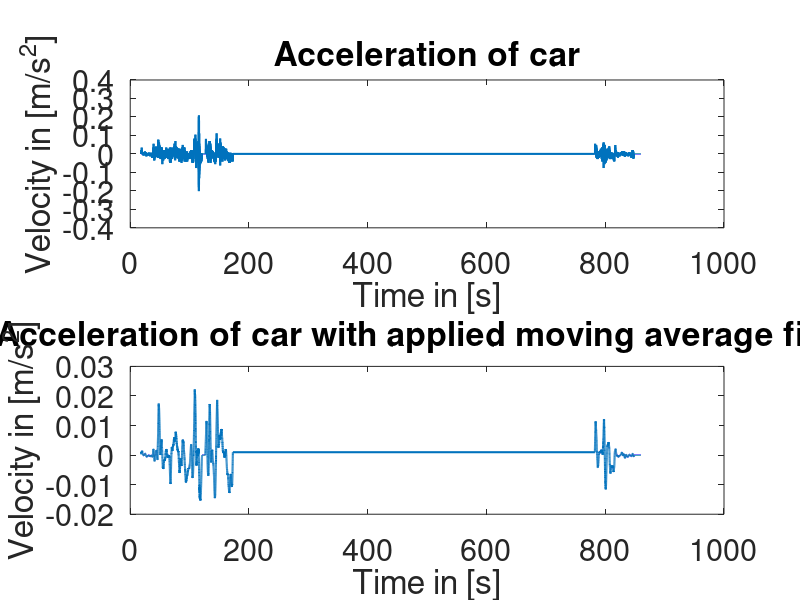
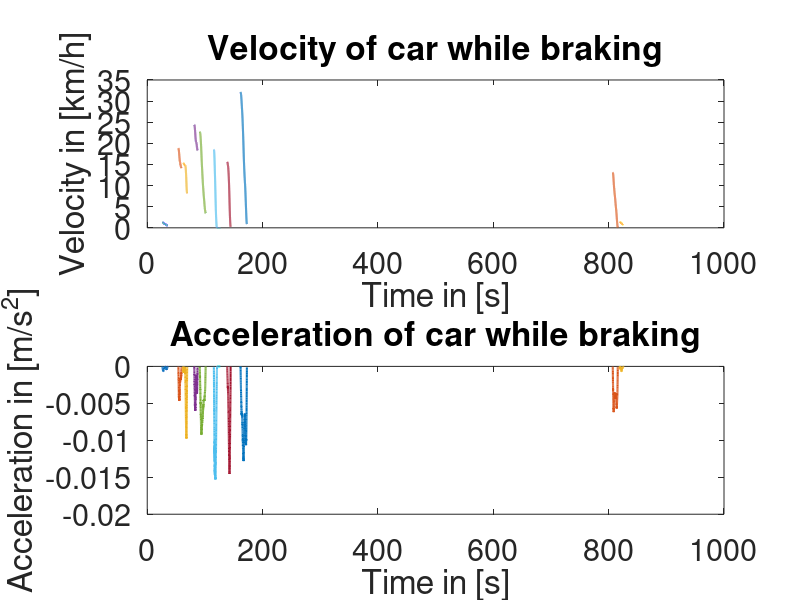

Reproduce these figures in MATLAB, in order. (Note: this script raises an error after producing the figures.)
%Clear workspace
clear all

%import velocity data
velocity_data = importdata('MeasuredVelocities.txt');

%compute mean velocity of all 4 wheels
velocity_per_wheel = velocity_data(:,2:5);
mean_velocity = mean(velocity_per_wheel,2);
mean_velocity = mean_velocity/3.6;
raw_mean_velocity = mean_velocity;      %for demonstration purposes

%apply moving average filter to smoothen the data
mean_velocity = movmean(mean_velocity, 200); 

%differentiate velocity to get acceleration
acceleration = diff(mean_velocity);
raw_acceleration = diff(raw_mean_velocity);     %for demonstration purposes

%plot mean velocity
% plot(velocity_data(:,1),mean_velocity, 'LineWidth', 1.5)
% set(gca,'FontSize',22)
% title('Mean car velocity');
% xlabel('Time in [s]');
% ylabel('Velocity in [m/s]');
%convert acceleration from [km/h�] to [m/s�]
%acceleration = acceleration*(1/(3.6*3.6));
%raw_acceleration = raw_acceleration*(1/(3.6*3.6)); %for demonstration purposes

%search for negative acceleration and set positive acceleration to NaN
%set all velocities that have a positive acceleration to NaN
neg_acceleration = acceleration;
decreasing_velocity = mean_velocity;
neg_acceleration(neg_acceleration>0) = nan;
decreasing_velocity(isnan(neg_acceleration)) = nan;

%find individual breaking sequences
notNaN_velocity = find(~isnan(decreasing_velocity));   % find index of every velocity that is not NaN -> one breaking sequence has
                                                       % consequent time steps -> one breaking sequence has consequent indices
diff_notNaN_velocity = diff(notNaN_velocity);          % differentiate indices -> if indices are not consequent (unequal 1), a new
                                                       % breaking sequence has begun
n = 1;                                                 % set start values
start = 1;

%seperate breaking sequences with previous findings
for i=1:length(diff_notNaN_velocity)
    %for every index check if indices are consequent -> equals 1
    if diff_notNaN_velocity(i) > 1
        %if not check if a breaking sequence consists of min 500 time
        %steps, this way small breaking sequences are sorted out
        if (i-start) > 500
            %add breaking sequence to section
            %i is end of sequence
            section{n} = notNaN_velocity(start:i);
            %start for new sequence is end of old sequence + 1
            start = i+1;
            %increment n
            n = n+1;
        else
            %if breaking sequence is to small, set start for new sequence
            %to end of old sequence + 1 anyway
            start = i+1;
        end
    end
end


%Plots

%Plot 1 - Demonstration of the advantages of applying a moving average
%filter to the cars velocity
subplot(2,1,1);
plot(velocity_data(2:length(velocity_data),1),raw_acceleration,'LineWidth', 1.5)
set(gca,'FontSize',22)
title('Acceleration of car');
xlabel('Time in [s]');
ylabel('Velocity in [m/s^2]');
subplot(2,1,2);
plot(velocity_data(2:length(velocity_data),1),acceleration,'LineWidth', 1.5)
set(gca,'FontSize',22)
title('Acceleration of car with applied moving average filter');
xlabel('Time in [s]');
ylabel('Velocity in [m/s^2]');

%Plot 2 - Overview of velocity and acceleration while braking
figure
%Plot velocity of all braking sequences in one plot
subplot(2,1,1);
for i=1:length(section)
    plot(velocity_data(section{1,i},1),decreasing_velocity(section{1,i})*3.6,'LineWidth', 1.5)
    hold on
end 
set(gca,'FontSize',22)
title('Velocity of car while braking');
xlabel('Time in [s]');
ylabel('Velocity in [km/h]');

%Plot acceleration of all braking sequences in one plot
subplot(2,1,2);
for i=1:length(section)
    plot(velocity_data(section{1,i},1),neg_acceleration(section{1,i}), 'LineWidth', 1.5) 
    hold on
end
set(gca,'FontSize',22)
title('Acceleration of car while braking');
xlabel('Time in [s]');
ylabel('Acceleration in [m/s^2]');
subtitle('Human velocity profile');

%Plot 3 - Extracted braking sequence
figure
%Plot only one braking sequence for a more detailled view
subplot(2,1,1);
plot(velocity_data(section{1,6},1),decreasing_velocity(section{1,6})*3.6, 'LineWidth', 1.5)
set(gca,'FontSize',22)
title('Velocity of car while braking');
xlabel('Time in [s]');
ylabel('Velocity in [km/h]');

subplot(2,1,2);
plot(velocity_data(section{1,6},1),neg_acceleration(section{1,6}), 'LineWidth', 1.5) 
set(gca,'FontSize',22)
title('Acceleration of car while braking');
xlabel('Time in [s]');
ylabel('Acceleration in [m/s^2]');
suptitle('Section of human velocity profile');

%Plot 4 - Extracted braking sequence
figure
%Plot another braking sequence for a more detailled view
subplot(2,1,1);
plot(velocity_data(section{1,7},1),decreasing_velocity(section{1,7})*3.6, 'LineWidth', 1.5)
set(gca,'FontSize',22)
title('Velocity of car while braking');
xlabel('Time in [s]');
ylabel('Velocity in [km/h]');

subplot(2,1,2);
plot(velocity_data(section{1,7},1),neg_acceleration(section{1,7}), 'LineWidth', 1.5) 
set(gca,'FontSize',22)
title('Acceleration of car while braking');
xlabel('Time in [s]');
ylabel('Acceleration in [m/s^2]');
suptitle('Section of human velocity profile');
